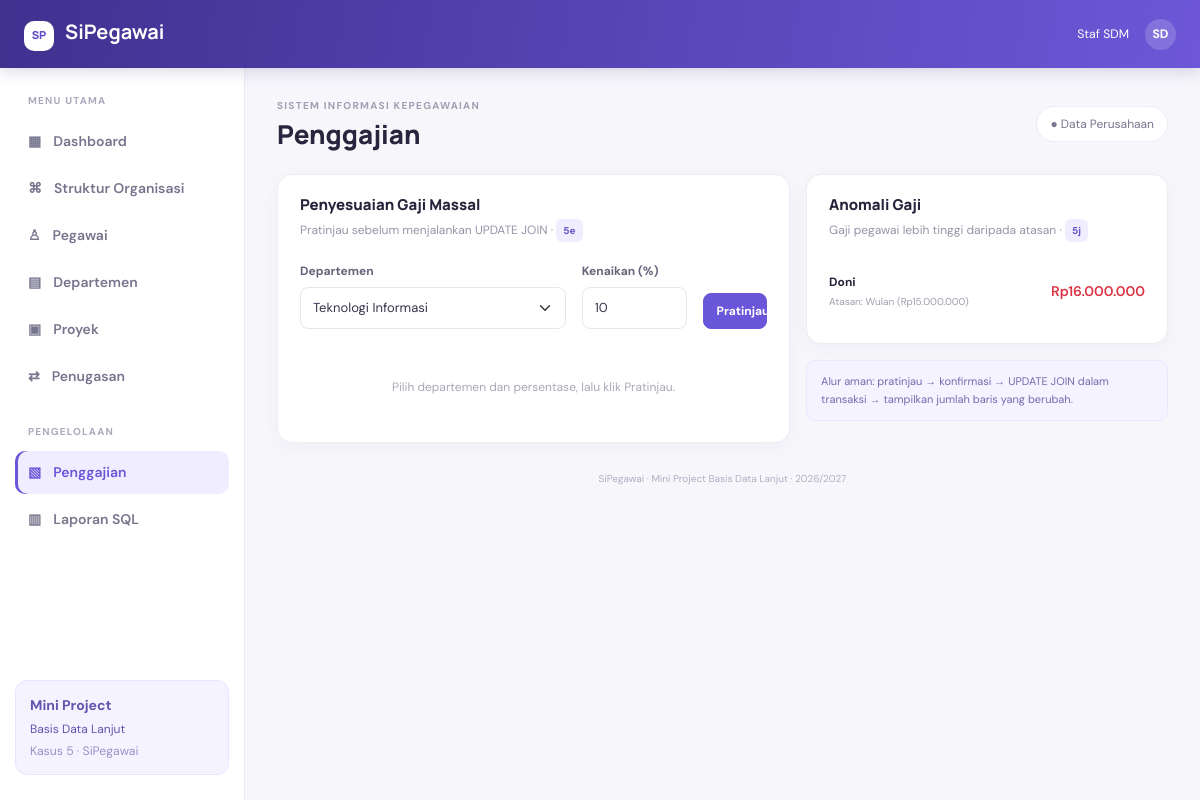
The page /index.php?page=penggajian on the database its author committed.
### tables this page shows
CREATE TABLE pegawai (
  id_pegawai INT PRIMARY KEY,
  nama VARCHAR(50) NOT NULL,
  jabatan VARCHAR(30),
  gaji DECIMAL(12,2) NOT NULL,
  id_dept INT,
  id_atasan INT,
  FOREIGN KEY (id_dept) REFERENCES departemen(id_dept),
  FOREIGN KEY (id_atasan) REFERENCES pegawai(id_pegawai)
);

### public/index.php (called while the page is built, shortened)
<?php
require_once APP_ROOT . '/app/core/Database.php';
require_once APP_ROOT . '/app/helpers.php';
require_once APP_ROOT . '/app/models/SiPegawaiModel.php';
$model = new SiPegawaiModel(Database::connection());
$page = (string)($_GET['page'] ?? 'dashboard');
$view = $page;
$data = [];
try {
    switch ($page) {
        case 'penggajian':
            $pageTitle='Penggajian';$dept=(int)($_GET['dept']??1);$pct=(float)($_GET['persentase']??10);
            $data['departments']=$model->getDepartmentOptions();$data['selectedDept']=$dept;$data['percent']=$pct;
            $data['preview']=[];
            $data['raiseLog']=$model->getRaiseLog($dept);$data['anomalies']=$model->reportSalaryAnomalies();break;
    }
} catch (Throwable $e) {
    set_flash('danger',$e->getMessage());
    $page='dashboard';$view='dashboard';$pageTitle='Dashboard';$activePage='dashboard';$data=['stats'=>$model->dashboardData()];
}
extract($data, EXTR_SKIP);
require APP_ROOT . '/app/views/pages/' . $view . '.php';
require APP_ROOT . '/app/views/layout.php';

### app/helpers.php (called while the page is built, shortened)
<?php
function e($v): string { return htmlspecialchars((string)($v ?? ''), ENT_QUOTES, 'UTF-8'); }
function rupiah($v): string { return 'Rp' . number_format((float)$v, 0, ',', '.'); }

### app/models/SiPegawaiModel.php (called while the page is built, shortened)
<?php
final class SiPegawaiModel
{
    private PDO $db;
    public function __construct(PDO $db) { $this->db = $db; }
    private function all(string $sql, array $params = []): array {
        $s = $this->db->prepare($sql); $s->execute($params); return $s->fetchAll();
    }
    public function getDepartmentOptions(): array {
        return $this->all('SELECT id_dept,nama_dept FROM departemen ORDER BY nama_dept');
    }
    public function reportSalaryAnomalies(): array {
        return $this->all(
            'SELECT p.nama AS pegawai,p.gaji AS gaji_pegawai,a.nama AS atasan,a.gaji AS gaji_atasan
             FROM pegawai p INNER JOIN pegawai a ON a.id_pegawai=p.id_atasan
             WHERE p.gaji>a.gaji ORDER BY p.nama'
        );
    }
}

### app/core/Database.php (called while the page is built, shortened)
<?php
final class Database {
    private static ?PDO $connection = null;
    public static function connection(): PDO {
        if (self::$connection === null) {
            $c = DB_CONFIG;
            $dsn = sprintf('mysql:host=%s;dbname=%s;charset=%s', $c['host'], $c['database'], $c['charset'] ?? 'utf8mb4');
            self::$connection = new PDO($dsn, $c['username'], $c['password'], [
                PDO::ATTR_ERRMODE => PDO::ERRMODE_EXCEPTION,
                PDO::ATTR_DEFAULT_FETCH_MODE => PDO::FETCH_ASSOC,
                PDO::ATTR_EMULATE_PREPARES => false,
            ]);
        }
        return self::$connection;
    }
}

### app/views/pages/penggajian.php (the view, shortened to what this page needs)
<div class="row g-3"><div class="col-lg-7"><div class="panel-card"><div class="panel-heading"><div><h5>Penyesuaian Gaji Massal</h5><p>Pratinjau sebelum menjalankan UPDATE JOIN · <span class="sql-tag">5e</span></p></div></div>
<form method="get" action="<?= e(BASE_URL) ?>/index.php" class="row g-3 align-items-end"><input type="hidden" name="page" value="penggajian"><div class="col-md-7"><label class="form-label">Departemen</label><select class="form-select" name="dept"><?php foreach($departments as $d): ?><option value="<?= (int)$d['id_dept'] ?>" <?= $selectedDept===(int)$d['id_dept']?'selected':'' ?>><?= e($d['nama_dept']) ?></option><?php endforeach; ?></select></div><div class="col-md-3"><label class="form-label">Kenaikan (%)</label><input class="form-control" type="number" name="persentase" min=".01" max="100" step=".01" value="<?= e($percent) ?>" required></div><div class="col-md-2"><button class="btn btn-primary w-100" name="preview" value="1">Pratinjau</button></div></form>
<?php if($raiseLog): ?><div class="alert alert-success mt-4 mb-0">Penyesuaian gaji <strong><?= e($raiseLog['nama_dept']) ?></strong> sudah dijalankan sebesar <?= e($raiseLog['persentase']) ?>% pada <?= e($raiseLog['tanggal_penyesuaian']) ?>. UPDATE mengubah <strong><?= (int)$raiseLog['jumlah_pegawai'] ?> baris</strong>. Untuk mengulang demo dari data awal, impor ulang skrip SQL 01 dan 02.</div>
<?php else: ?><div class="empty-state mt-4">Pilih departemen dan persentase, lalu klik Pratinjau.</div><?php endif; ?>
</div></div>
<div class="col-lg-5"><div class="panel-card"><div class="panel-heading"><div><h5>Anomali Gaji</h5><p>Gaji pegawai lebih tinggi daripada atasan · <span class="sql-tag">5j</span></p></div></div>
<?php foreach($anomalies as $a): ?><div class="anomaly-row"><div><strong><?= e($a['pegawai']) ?></strong><small>Atasan: <?= e($a['atasan']) ?> (<?= rupiah($a['gaji_atasan']) ?>)</small></div><span class="text-danger fw-semibold"><?= rupiah($a['gaji_pegawai']) ?></span></div><?php endforeach; ?>
<?php if(!$anomalies): ?><div class="empty-state">Tidak ditemukan anomali gaji.</div><?php endif; ?></div>
<div class="info-strip mt-3">Alur aman: pratinjau → konfirmasi → UPDATE JOIN dalam transaksi → tampilkan jumlah baris yang berubah.</div></div></div>

### public/assets/css/style.css (style rules this page uses)
:root { --ink:#25243a;--muted:#85849a;--primary:#6956d9;--primary-dark:#5140bc;--bg:#f6f6fb;--line:#ececf3 }
* { box-sizing:border-box }
body { margin:0;background:var(--bg);color:var(--ink);font-family:'DM Sans',sans-serif;font-size:14px }
.stat-card,.panel-card,.form-card { background:#fff;border:1px solid var(--line);border-radius:15px;box-shadow:0 5px 20px #26225009 }
.panel-card { padding:21px 22px;margin-bottom:0 }
.panel-heading { display:flex;justify-content:space-between;align-items:flex-start;gap:15px;margin-bottom:18px }
.panel-heading h5 { font-family:'Manrope',sans-serif;font-weight:800;font-size:15px;margin:0 0 5px }
.panel-heading p { margin:0;color:#9694a8;font-size:12px }
.sql-tag { display:inline-block;background:#f0edff;color:#6554c8;border-radius:6px;padding:4px 7px;font-size:10px;font-weight:700;white-space:nowrap }
.btn { border-radius:8px;font-size:12px;font-weight:700;padding:8px 13px }
.btn-primary { background:var(--primary);border-color:var(--primary) }
.form-control,.form-select { border-color:#e7e6ef;border-radius:8px;font-size:13px;padding:10px 12px;color:#37354c }
.form-label { font-size:12px;font-weight:700;color:#66647b;margin-bottom:7px }
.empty-state { padding:25px 12px;text-align:center;color:#aaa8b8;font-size:12px }
.info-strip { background:#f5f3ff;border:1px solid #ebe7ff;color:#7469ad;padding:12px 14px;border-radius:9px;font-size:11px;line-height:1.6 }
.anomaly-row { display:flex;align-items:center;justify-content:space-between;gap:10px;padding:13px 0;border-bottom:1px solid #f0eff5 }
.anomaly-row:last-child { border-bottom:0 }
.anomaly-row strong { display:block;font-size:12px }
.anomaly-row small { display:block;color:#a09eae;font-size:10px;margin-top:3px }

### rows shown on the page
pegawai: nama "Doni", id_atasan.nama "Wulan", id_atasan.gaji "Rp15.000.000", gaji "Rp16.000.000"

### other values the page prints
$pageTitle "Penggajian"
form field dept "Teknologi Informasi"
